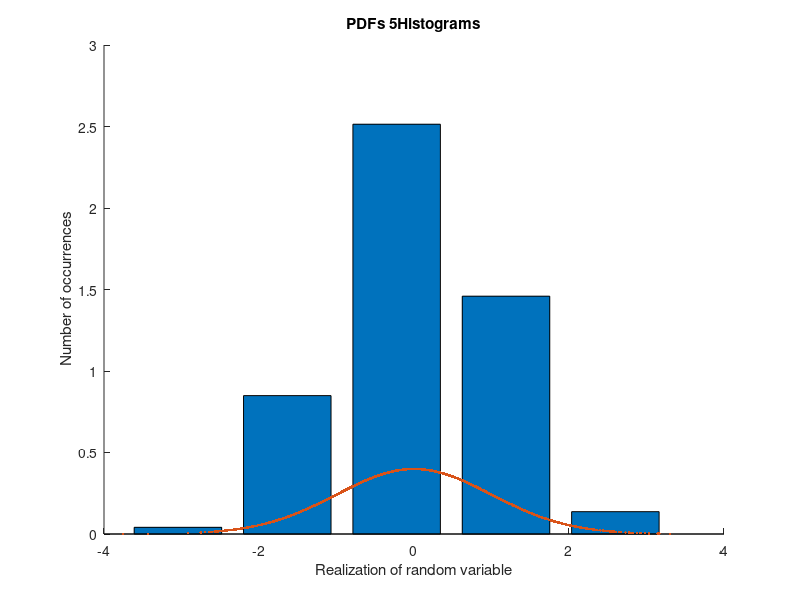
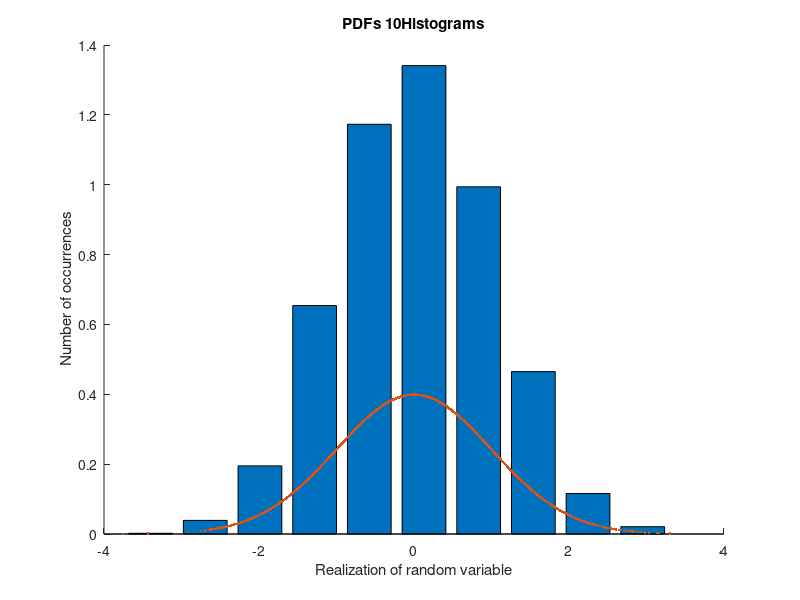
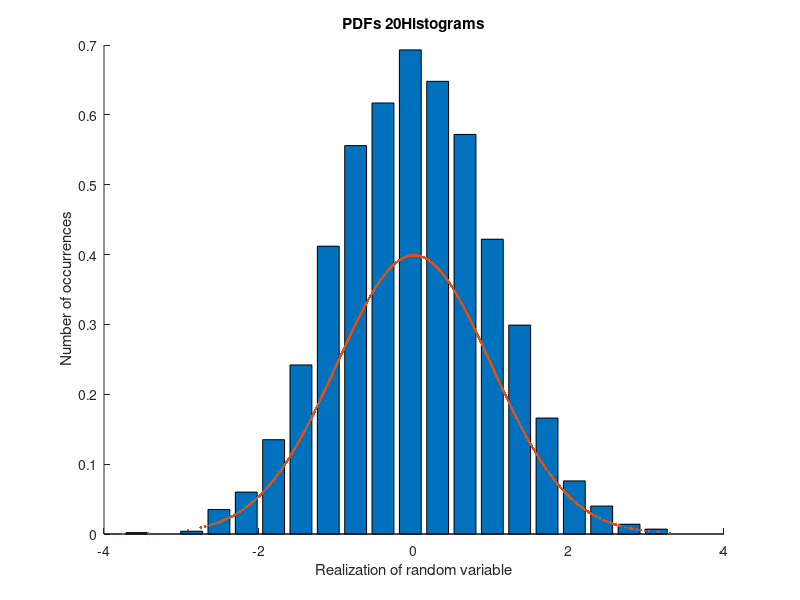
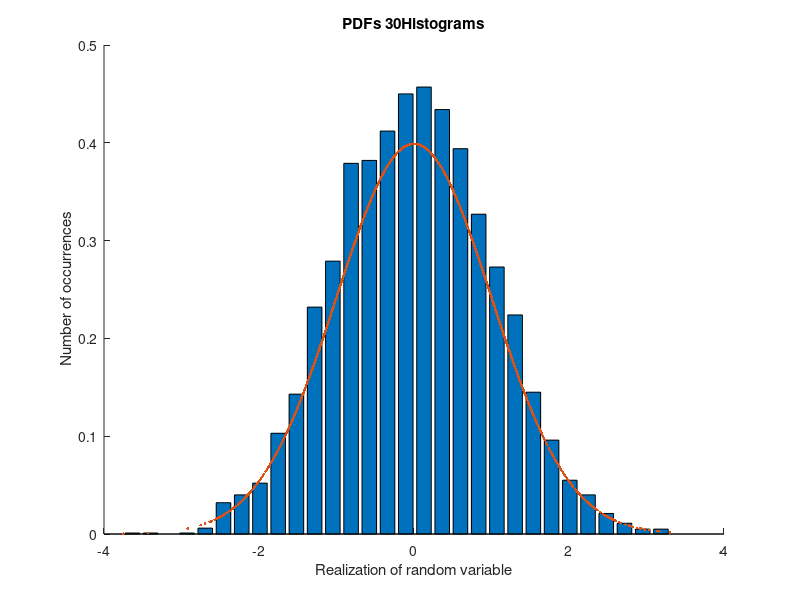

Write MATLAB code to recreate these figures, in order.
% Question 4 

% Generate 1000 uniformly distributed samples from a Normal/Gaussian density
% with mean 0 and variance 1, xn ~ N(0,1) using the randn function.

% Generated a random vector, Gaussian random numbers and draw a histogram
% a = randn(1,5000)

% Then we divide the number of counts t by the total number of times the
% bin size 5000*0.2. This will guarantee the total area of the boxes over
% the whole line is normalized to 1.


% The hist divides the interval [min(x), max(x)] into the binsize code and
% yields the output[t,u] where t is the vector whose elements are numbers
% of samples in each bin, and u is a vector whose elements are the centers
% of the bins.
a = randn(1,5000); 
binsize = [5,10,20,30,50];
for j   = binsize

[t,u]   = hist(a,j);
figure; 
hold on
bar(u,t/(5000*.2));  %Plot the histogram using the bar function This code shows displays a bar graph in order to examine the trends
% rising  or falling in one or more variables over a period of time. 
plot(a,exp(-a.^2/2)/sqrt(2*pi),'.');
xlabel('Realization of random variable');
ylabel(' Number of occurrences');
title(['PDFs ',num2str(j),'Histograms']);
hold off; 
end

% The samples you would expect to fall in a histogram bin width centered at
% x would be p(x) where p(x) is the probability density function. 
% The trade-offs in choosing the number of histogram is that the higher the
% number of bins the more likely the bins fit in the curve. The only thing is when
% choosing the number of bins is if its too large lose detail, too small
% there not enough samples. So it is best to choose a range number of bins to
% see which best fits.
